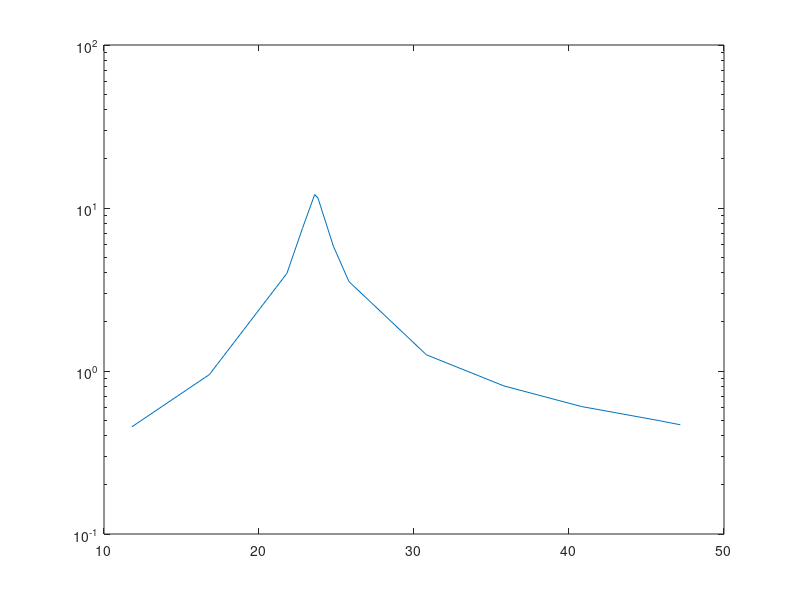

Reproduce this figure in MATLAB. (Note: this script raises an error after producing the figure.)
clear all

ax = gca
t = 0:2:14;

R = 0.989;

f = [11.8 16.8 21.8 22.8 23.59 23.8 24.8 25.8 30.8 35.8 40.8 45.8 47.18];

V = [1.2/2.61 2.01/2.09 2.77/0.69 2.80/0.37 2.81/0.23 2.80/0.24 2.77/0.47 2.72/0.76 2.25/1.77 1.81/2.21 1.5/2.45 1.29/2.57 1.23/2.6];

Z = V.*R;

semilogy(f,Z)
ax.YTick = t;
xlabel('Frequency f [kHz]')
ylabel('Impedance module log(|Z|) [k\Omega]')
xlim([11 47.5])
ylim([0 14])

%%
ax = gca
t = 0:0.2:1.2;

R = 0.989;

f = [11.8 16.8 21.8 22.8 23.59 23.8 24.8 25.8 30.8 35.8 40.8 45.8 47.18];

V = [2.11/2.09 1.30/2.59 0.42/2.77 0.27/2.77 0.20/2.77 0.20/2.77 0.28/2.77 0.41/2.77 1.01/2.65 1.47/2.46 1.81/2.28 2.04/2.09 2.11/2.05];

Z = V.*R;

semilogy(f,Z)
ax.YTick = t;
xlabel('Frequency f [kHz]')
ylabel('Impedance module log(|Z|) [k\Omega]')
xlim([11 47.5])
ylim([0 1.2])